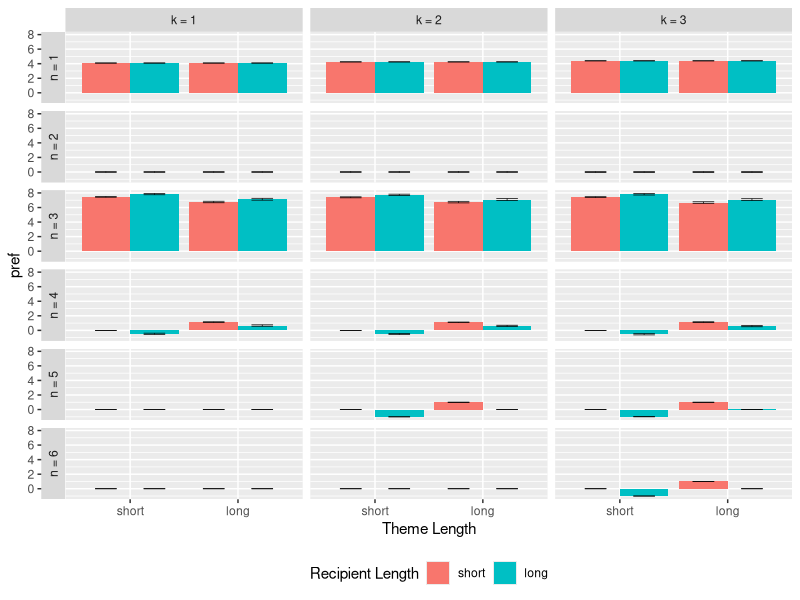
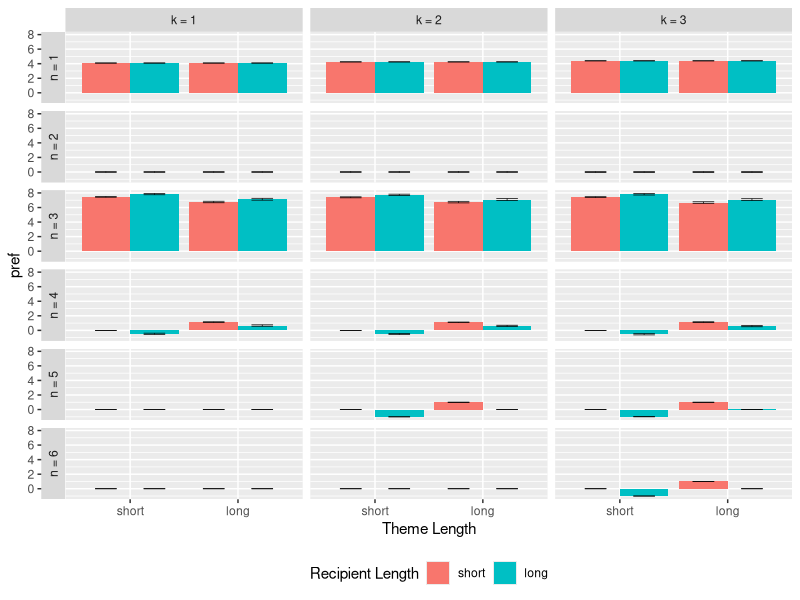

Write the R code that produced these figures, in order.
library(tidyr)
library(ggplot2)

setwd('~/csboy/lm-ditransitive/data')
df <- read.csv('ngram.csv', sep = '\t')

ggplot(df, aes(x = factor(theme, levels = c('short', 'long')), y = pref, fill = factor(recipient, levels = c('short', 'long')))) +
  geom_bar(stat = 'identity', position = 'dodge') +
  labs(x = 'Theme Length', fill = 'Recipient Length') +
  geom_errorbar(aes(ymin=lower, ymax=upper), width=.4, position=position_dodge(.9), color = 'black', linewidth = 0.25) +
  theme(legend.position="bottom") +
  facet_grid(factor(n) ~ factor(k), scales = "free_x", space = "free_x", switch = "y")

ggsave('ngram_prefs.pdf', width = 7, height = 10, unit = 'in')